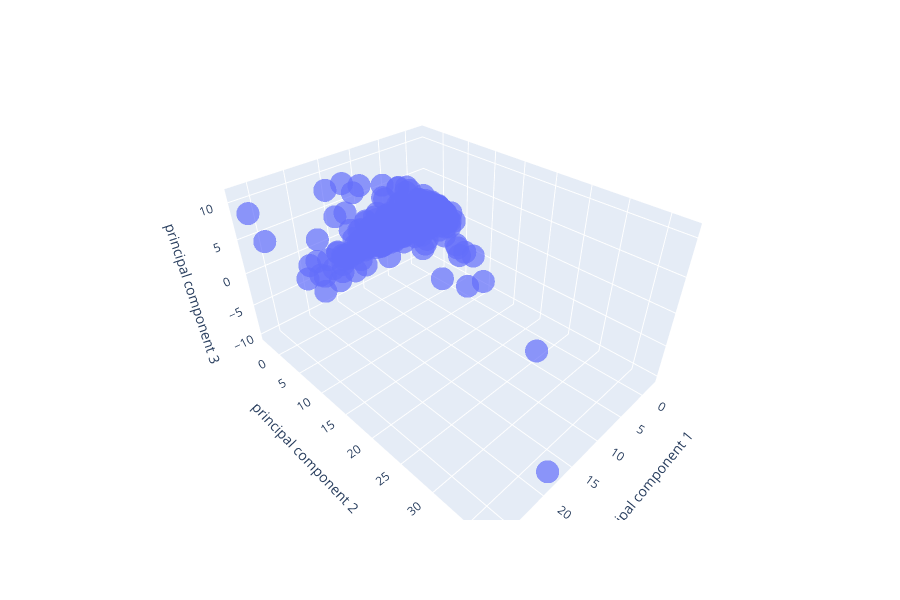

Notebook code for this chart:
### Code cell
import plotly.express as px
#projection of the data onto the first 3 PCs, most of the variation is in PC1
fig = px.scatter_3d(principalDf, x='principal component 1', y='principal component 2', z='principal component 3',
                   opacity=0.7)
fig.show()

### Figure 1 — Plotly figure (JSON) as saved in the notebook; plotly's stock layout.template omitted (floating-point values rounded to 4 significant figures; data arrays with more than 128 entries replaced by an {"elided": "..."} marker saying what was removed)
{"data": [{"hoverlabel": {"namelength": 0}, "hovertemplate": "principal component 1=%{x}<br>principal component 2=%{y}<br>principal component 3=%{z}", "legendgroup": "", "marker": {"color": "#636efa", "opacity": 0.7, "symbol": "circle"}, "mode": "markers", "name": "", "scene": "scene", "showlegend": false, "type": "scatter3d", "x": {"elided": "3304 float values"}, "y": {"elided": "3304 float values"}, "z": {"elided": "3304 float values"}}], "layout": {"height": 600, "legend": {"tracegroupgap": 0}, "margin": {"t": 60}, "scene": {"domain": {"x": [0, 1], "y": [0, 1]}, "xaxis": {"title": {"text": "principal component 1"}}, "yaxis": {"title": {"text": "principal component 2"}}, "zaxis": {"title": {"text": "principal component 3"}}}}}
